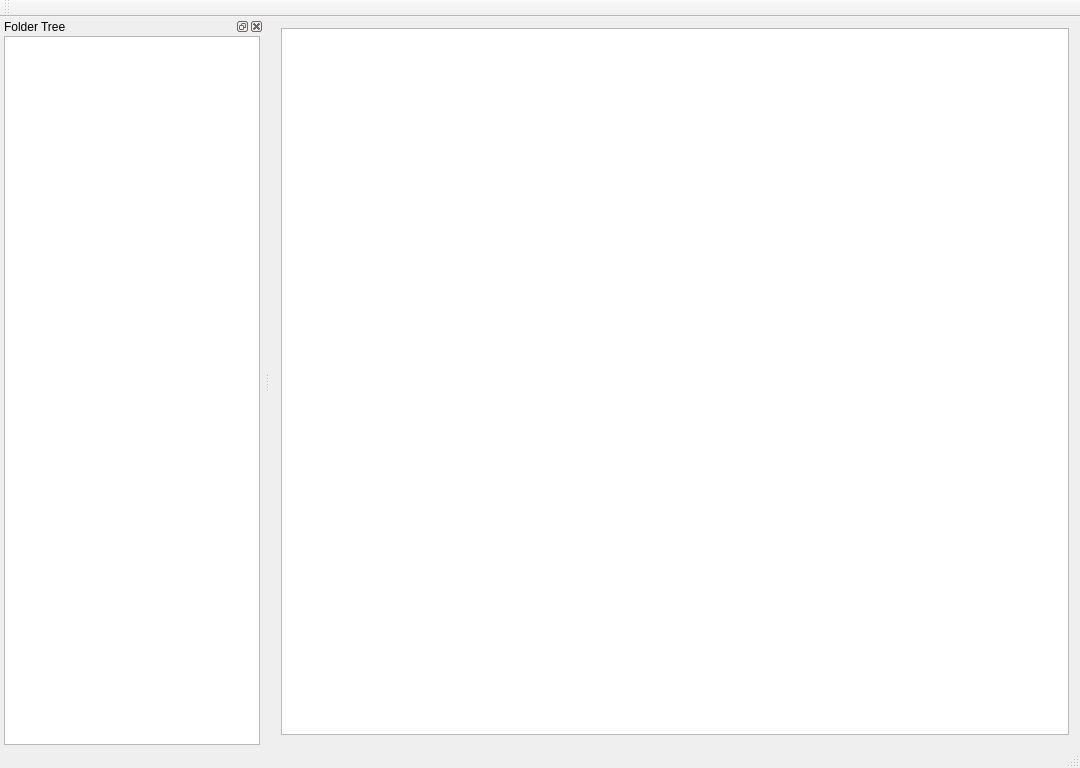
<?xml version="1.0" encoding="UTF-8"?>
<ui version="4.0">
 <class>CNeptuneMainWindow</class>
 <widget class="QMainWindow" name="CNeptuneMainWindow">
  <property name="geometry">
   <rect>
    <x>0</x>
    <y>0</y>
    <width>1080</width>
    <height>768</height>
   </rect>
  </property>
  <property name="windowTitle">
   <string>Neptune</string>
  </property>
  <widget class="QWidget" name="m_centralWidget">
   <layout class="QGridLayout" name="gridLayout">
    <item row="0" column="0">
     <widget class="QListWidget" name="m_listWidget"/>
    </item>
   </layout>
  </widget>
  <widget class="QMenuBar" name="m_menuBar">
   <property name="geometry">
    <rect>
     <x>0</x>
     <y>0</y>
     <width>1080</width>
     <height>18</height>
    </rect>
   </property>
  </widget>
  <widget class="QToolBar" name="m_mainToolBar">
   <attribute name="toolBarArea">
    <enum>TopToolBarArea</enum>
   </attribute>
   <attribute name="toolBarBreak">
    <bool>false</bool>
   </attribute>
  </widget>
  <widget class="QStatusBar" name="m_statusBar"/>
  <widget class="QDockWidget" name="m_dockWidgetFolderTree">
   <property name="windowTitle">
    <string>Folder Tree</string>
   </property>
   <attribute name="dockWidgetArea">
    <number>1</number>
   </attribute>
   <widget class="QWidget" name="m_dockWidgetContents">
    <layout class="QVBoxLayout" name="verticalLayout">
     <property name="spacing">
      <number>4</number>
     </property>
     <property name="leftMargin">
      <number>4</number>
     </property>
     <property name="topMargin">
      <number>0</number>
     </property>
     <property name="rightMargin">
      <number>4</number>
     </property>
     <property name="bottomMargin">
      <number>1</number>
     </property>
     <item>
      <widget class="QTreeView" name="m_treeView"/>
     </item>
    </layout>
   </widget>
  </widget>
 </widget>
 <layoutdefault spacing="6" margin="11"/>
 <resources>
  <include location="Neptune.qrc"/>
 </resources>
 <connections>
  <connection>
   <sender>m_treeView</sender>
   <signal>expanded(QModelIndex)</signal>
   <receiver>CNeptuneMainWindow</receiver>
   <slot>slotTreeViewExpanded(QModelIndex)</slot>
   <hints>
    <hint type="sourcelabel">
     <x>131</x>
     <y>396</y>
    </hint>
    <hint type="destinationlabel">
     <x>539</x>
     <y>383</y>
    </hint>
   </hints>
  </connection>
 </connections>
 <slots>
  <slot>slotTreeViewExpanded(QModelIndex)</slot>
 </slots>
</ui>
